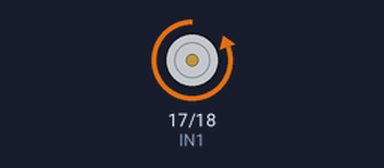
Simulated run of this program. Board: Raspberry Pi (BCM pin numbers). Parts: motor-driver pin pairs drawn as motors (green arrow = first pin HIGH = forward, orange = second pin HIGH = backward, longer = more drive, scaled by the enable pin).

Above: at 2.5 s.
At 9.5 s:
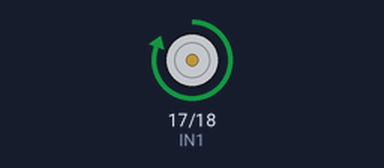
At 13.0 s:
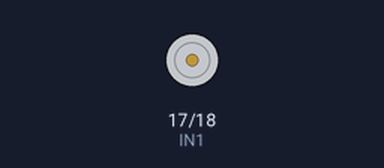
Timing chart, 0 to 18.2 s (numbered marks = the images above):
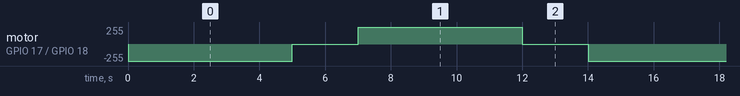

The program:

Motor_Main_v2.py
```python
import RPi.GPIO as GPIO
import time

from Motor_Clase import *       # Clase Motor (importar todas funciones)

ENA = 4                         # (GPIO 4 )
IN1 = 17                        # (GPIO 17)
IN2 = 18                        # (GPIO 18)

Motor1 = Motor(ENA,IN1,IN2)

try:
    while True:
        Motor1.loop()

#----------------------------  INTERRUPCCIONES

except KeyboardInterrupt:
    Motor1.cleanup()            # Limpieza Config. PIN's
```

Motor_Clase.py
```python
import RPi.GPIO as GPIO
import time

class Motor:
    def __init__(self,ENA, IN1, IN2):       # CONSTRUCTOR

        self.ENA = ENA
        self.IN1 = IN1
        self.IN2 = IN2

        GPIO.setmode(GPIO.BCM)              # Configurar els pins GPIO
        GPIO.setup  (self.ENA,   GPIO.OUT)  # ENA: SALIDA
        GPIO.setup  (self.IN1,   GPIO.OUT)  # IN1: SALIDA
        GPIO.setup  (self.IN2,   GPIO.OUT)  # IN2: SALIDA


    def giro_derecha(self,t):               # "giro_derecha"
        GPIO.output(self.ENA,GPIO.HIGH)     # habilito Motor
        GPIO.output(self.IN1,GPIO.LOW)      # IN1 --> "0"
        GPIO.output(self.IN2,GPIO.HIGH)     # IN2 --> "1"
        time.sleep(t)                       # Retardo (Seg)


    def parate(self,t):                     # "parate"
        GPIO.output(self.ENA,GPIO.LOW)      # Deshabilito Motor
        time.sleep(t)                       # Retardo (Seg)


    def giro_izquierda(self,t):             # "giro_izquierda"
        GPIO.output(self.ENA,GPIO.HIGH)     # habilito Motor
        GPIO.output(self.IN1,GPIO.HIGH)     # IN1 --> "1"
        GPIO.output(self.IN2,GPIO.LOW)      # IN2 --> "0"
        time.sleep(t)                       # Retardo (Seg)

    def loop(self):                         # "loop"
        self.giro_derecha(5)                # derecha
        self.parate(2)                      # para
        self.giro_izquierda(5)              # izquierda
        self.parate(2)                      # para

    def cleanup(self):                      # Limpieza Conf. Pins
        GPIO.cleanup()
```

Measured:
- by itself, motor on GPIO 17 (IN1) / GPIO 18 (IN2): repeats every 14.0 s: stopped 2.0 s, forward 255/255 5.0 s, stopped 2.0 s, backward 255/255 5.0 s
